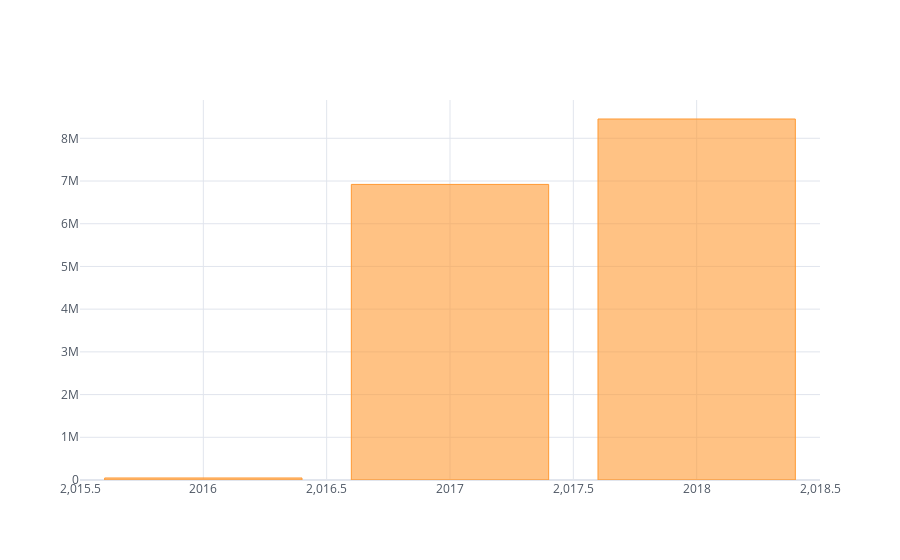

The notebook cell saved with this chart:
### Code cell
# 2015, 2016.6, 2017.5와 같은 인덱스가 걸리적거린다.
# 아래 아래 코드의 layout 옵션을 통해서 thick 제거
merged_order_payment_year.iplot(kind = 'bar', theme = 'white')

### Figure 1 — Plotly figure (JSON) as saved in the notebook; plotly's stock layout.template omitted (floating-point values rounded to 4 significant figures)
{"data": [{"marker": {"color": "rgba(255, 153, 51, 0.6)", "line": {"color": "rgba(255, 153, 51, 1.0)", "width": 1}}, "name": "payment_value", "orientation": "v", "text": "", "type": "bar", "x": [2016, 2017, 2018], "y": [47290.0, 6920000.0, 8452000.0]}], "layout": {"legend": {"bgcolor": "#FFFFFF", "font": {"color": "#4D5663"}}, "paper_bgcolor": "#FFFFFF", "plot_bgcolor": "#FFFFFF", "title": {"font": {"color": "#4D5663"}}, "xaxis": {"gridcolor": "#E1E5ED", "showgrid": true, "tickfont": {"color": "#4D5663"}, "title": {"font": {"color": "#4D5663"}, "text": ""}, "zerolinecolor": "#E1E5ED"}, "yaxis": {"gridcolor": "#E1E5ED", "showgrid": true, "tickfont": {"color": "#4D5663"}, "title": {"font": {"color": "#4D5663"}, "text": ""}, "zerolinecolor": "#E1E5ED"}}}
